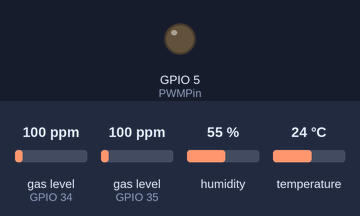
Simulated run of this sketch. Board: ESP32. Shown: output pins drawn as LEDs (lit = HIGH). Inputs (shaded band) come from the test bench; at power-on: gas level (sensors on GPIO 34, GPIO 35) 100 ppm, humidity 55 %, temperature 24 °C. WiFi joins after 1.5 s; servers stay silent unless stated; uploads are accepted with an empty reply; what the sketch prints to the serial monitor is not drawn.

Above: at 0.1 s.
At 1.6 s:
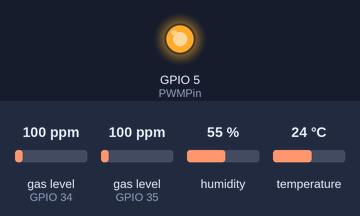
Timing chart, 0 to 3.1 s (numbered marks = the images above):
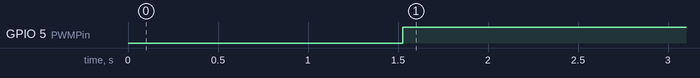

The sketch:

VINAZ_ESP.ino
```cpp
//###############################################################################################################################################
// VINAZ-AQI (ESP32)
//###############################################################################################################################################
// EPS + MQ7 + MQ135 + DHT11
//###############################################################################################################################################

// All Sensors Test

#include <MQUnifiedsensor.h>
#include <DHT.h>

//###############################################################################################################################################

// WiFi Library
#include <WiFi.h>
#include <HTTPClient.h>

//###############################################################################################################################################

#define   Board                   "ESP32"
#define   Type2                   "MQ-7"
#define   Type3                   "MQ-135"
#define   mq7_pin                 34
#define   mq135_pin               35
#define   Voltage_Resolution      5
#define   ADC_Bit_Resolution      12   // For arduino UNO/MEGA/NANO
#define   RatioMQ7CleanAir        27.5 //RS / R0 = 27.5 ppm
#define   RatioMQ135CleanAir      3.6  //RS / R0 = 3.6 ppm

#define   PWMPin                  5    // Pin connected to mosfet

//###############################################################################################################################################

#define DHTPIN 32
#define DHTTYPE DHT11

//###############################################################################################################################################

//https://script.google.com/macros/s/AKfycbxGG3vksmgDmlTZHGnnmt658tuevY36Y-e4rZevzkfLTOXbpgVdTzHLY8S7GxzsIX5K/exec

const char* ssid = "VINAZ-AQS";
const char* password = "vinazaqs99$";

String scriptUrl = "https://script.google.com/macros/s/AKfycbxGG3vksmgDmlTZHGnnmt658tuevY36Y-e4rZevzkfLTOXbpgVdTzHLY8S7GxzsIX5K/exec";

//###############################################################################################################################################

MQUnifiedsensor MQ7  (Board, Voltage_Resolution, ADC_Bit_Resolution, mq7_pin, Type2);
MQUnifiedsensor MQ135(Board, Voltage_Resolution, ADC_Bit_Resolution, mq135_pin, Type3);

// DHT11 //------------------------------------------------------

DHT dht(DHTPIN, DHTTYPE);

// MQ-7 //-------------------------------------------------------

float mq7_a3 = 99.042, mq7_b3 = -1.518;               //CO

// MQ-135 //-----------------------------------------------------

float mq135_a = 110.47, mq135_b = -2.862;             //CO2
float mq135_a1 = 102.2, mq135_b1 = -2.473;            //NH4

//###############################################################################################################################################

void setup()
{
  Serial.begin(115200);

//--------------------------------------------------------------
// WiFi Settings

  WiFi.begin(ssid, password);
  Serial.print("Connecting");
  while (WiFi.status() != WL_CONNECTED)
  {
    delay(500);
    Serial.print(".");
  }
  Serial.println();
  Serial.println(">>> Connected: ");
  Serial.println(WiFi.localIP());

//--------------------------------------------------------------

  dht.begin();

  pinMode(PWMPin, OUTPUT);

  MQ7.setRegressionMethod(1);   //_PPM =  a*ratio^b
  MQ135.setRegressionMethod(1); //_PPM =  a*ratio^b

  float calcR0_2 = 0;
  float calcR0_3 = 0;

  for(int i = 1; i<=10; i ++)
  {
    MQ7.update();
    MQ135.update();

    calcR0_2 += MQ7.calibrate(RatioMQ7CleanAir);
    calcR0_3 += MQ135.calibrate(RatioMQ135CleanAir);

    Serial.print(".");
  }

  MQ7.setR0(calcR0_2/10);
  MQ135.setR0(calcR0_3/10);

  if(isinf(calcR0_2) || isinf(calcR0_3))
  {
    Serial.println("Warning: Conection issue, R0 is infinite (Open circuit detected) please check your wiring and supply");
    while(1);
  }
  if(calcR0_2 == 0 || calcR0_3 == 0)
  {
    Serial.println("Warning: Conection issue found, R0 is zero (Analog pin shorts to ground) please check your wiring and supply");
    while(1);
  }

  Serial.print("\n");
}

//###############################################################################################################################################

void loop()
{
  Serial.println();

//--------------------------------------------------------------
// DHT11

  float temperature = dht.readTemperature();
  float humidity = dht.readHumidity();

  Serial.print("Temperature: ");
  Serial.print(temperature); Serial.print("\xC2\xB0 C");
  Serial.print(" | Humidity: ");
  Serial.print(humidity); Serial.print(" %");

  String val1 = "?temp=" + String(temperature); // Column C | rowData[2]
  String val2 = "&humid=" + String(humidity);   // Column D | rowData[3]

//--------------------------------------------------------------

  mq7_gas(mq7_a3, mq7_b3);
  Serial.print(" | CO2: ");
  String val3 = "&co2=" + String(MQ7.serialDebug()); // Column E | rowData[4]
  Serial.print(" ppm");

//--------------------------------------------------------------

  mq135_gas(mq135_a, mq135_b);
  Serial.print(" | CO: ");
  String val4 = "&co=" + String(MQ135.serialDebug()); // Column F | rowData[5]
  Serial.print("ppm");

//--------------------------------------------------------------

  mq135_gas(mq135_a1, mq135_b1);
  Serial.print(" | NH4: ");
  String val5 = "&nh4=" + String(MQ135.serialDebug()); // Column G | rowData[6]
  Serial.print("ppm");

//--------------------------------------------------------------

  Serial.print("\n");

//--------------------------------------------------------------
// HTTP Client Communication:

  HTTPClient http;

//https://script.google.com/macros/s/AKfycbxGG3vksmgDmlTZHGnnmt658tuevY36Y-e4rZevzkfLTOXbpgVdTzHLY8S7GxzsIX5K/exec
  String url = scriptUrl + val1 + val2 + val3 + val4 + val5;
  Serial.println(url);

  http.begin(url);
  int httpResponseCode = http.GET();
  if (httpResponseCode > 0) {
    Serial.print("HTTP Response code: ");
    Serial.println(httpResponseCode);
  } else {
    Serial.print("Error code: ");
    Serial.println(httpResponseCode);
  }
  http.end();

//--------------------------------------------------------------

  //delay(300000); // 5min
  delay(10000);    // 10sec
}

//###############################################################################################################################################

// Functions:
//--------------------------------------------------------------
// Temperature and Humidity Sensor (C %)
void tempSensor()
{
  float temperature = dht.readTemperature();
  float humidity = dht.readHumidity();

  Serial.print("Temperature: ");
  Serial.print(temperature); Serial.print("\xC2\xB0 C");
  Serial.print(" | Humidity: ");
  Serial.print(humidity); Serial.println(" %");

  String val4 = "&temp=" + String(temperature);
  String val5 = "&humid=" + String(humidity);
}

//--------------------------------------------------------------
// MQ-7 Gas Sensor (ppm)
void mq7_gas(float a, float b)
{
  MQ7.setA(a); MQ7.setB(b);
  MQ7.init();
  analogWrite(5, 255); // 255 is DC 5V output
  MQ7.update();
  MQ7.readSensor();
  MQ7.serialDebug(true);
}

//--------------------------------------------------------------
// MQ-135 Gas Sensor (ppm)
void mq135_gas(float a, float b)
{
  MQ135.setA(a); MQ135.setB(b);
  MQ135.init();
  MQ135.update();
  MQ135.readSensor();
  MQ135.serialDebug(true);
}

//###############################################################################################################################################
```

Measured:
- by itself, GPIO 5 (PWMPin): LOW → HIGH at 1.5 s
